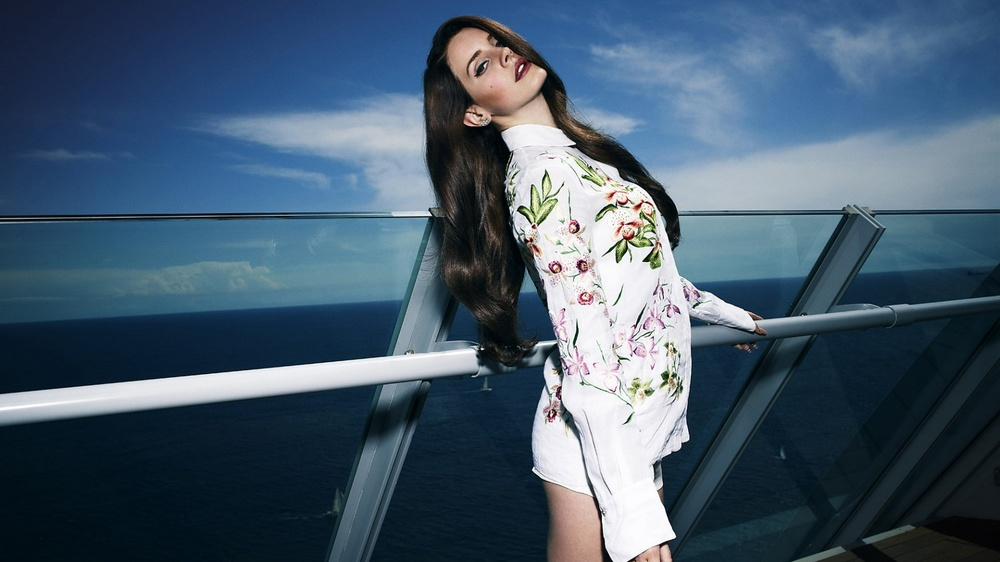
#> input picture 05-Normalization/lana.jpg, 1000 x 562 px, shrunk from 1920 x 1080 before the run
$ python Image_Normalization.py
#> lines starting #> are read from the running program, lines starting #| are printed output that depends on the picture
#Image_Normalization
import cv2
import numpy as np
import matplotlib.pyplot as plt

image = cv2.imread('lana.jpg')
#> image is the input picture: shape (562, 1000, 3); mean B, G, R 109.3, 90.6, 69.4
image_rgb = cv2.cvtColor(image, cv2.COLOR_BGR2RGB)

# Split the image into channels
b, g, r = cv2.split(image_rgb)
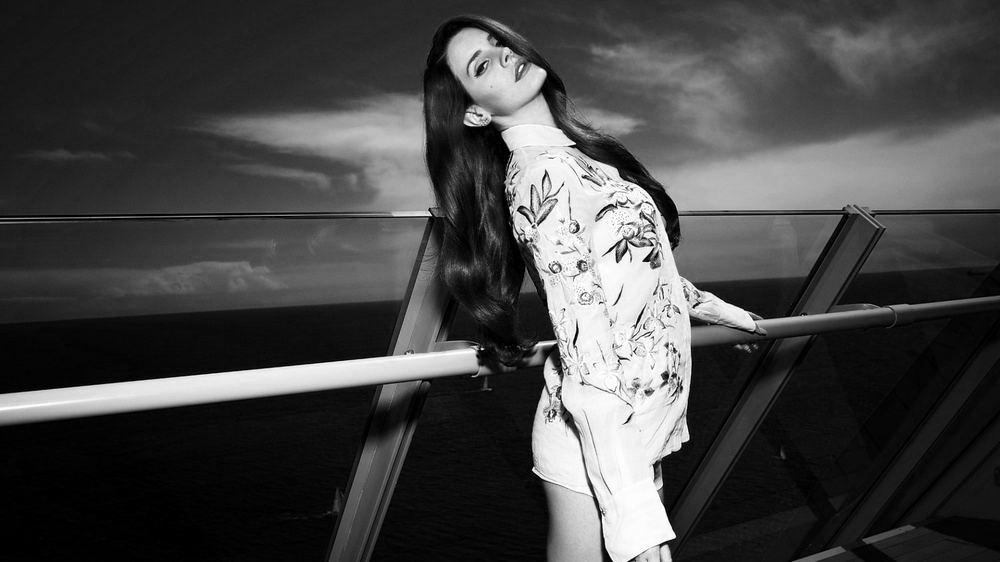
#> b: shape (562, 1000); min 0, max 255, mean 69.4
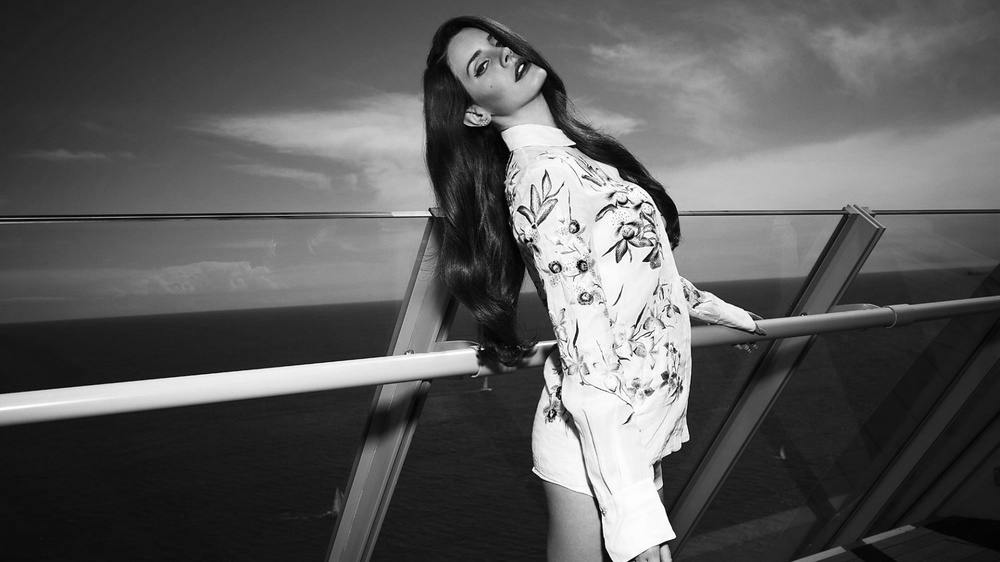
#> g: shape (562, 1000); min 0, max 255, mean 90.6
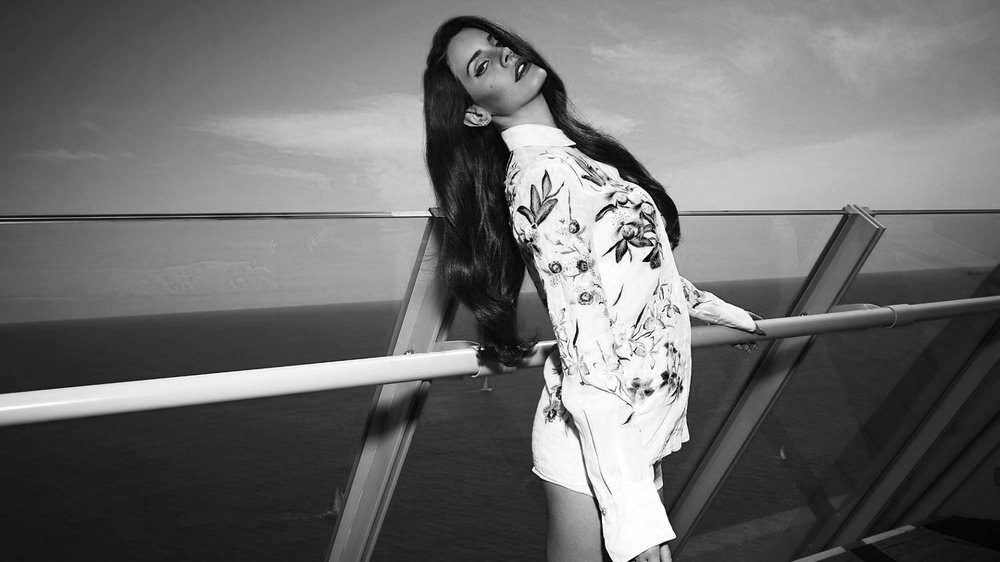
#> r: shape (562, 1000); min 0, max 255, mean 109.3
# Normalization parameter
min_value = 0
max_value = 1
norm_type = cv2.NORM_MINMAX

b_normalized = cv2.normalize(b.astype('float'), None, min_value, max_value, norm_type)
g_normalized = cv2.normalize(g.astype('float'), None, min_value, max_value, norm_type)
r_normalized = cv2.normalize(r.astype('float'), None, min_value, max_value, norm_type)

normalized_image = cv2.merge((b_normalized, g_normalized, r_normalized))
print(normalized_image[:,:,0])
#> (printed output is left out)

plt.imshow(normalized_image)
plt.xticks([])
plt.yticks([])
plt.title('Normalized Image')
plt.show()
